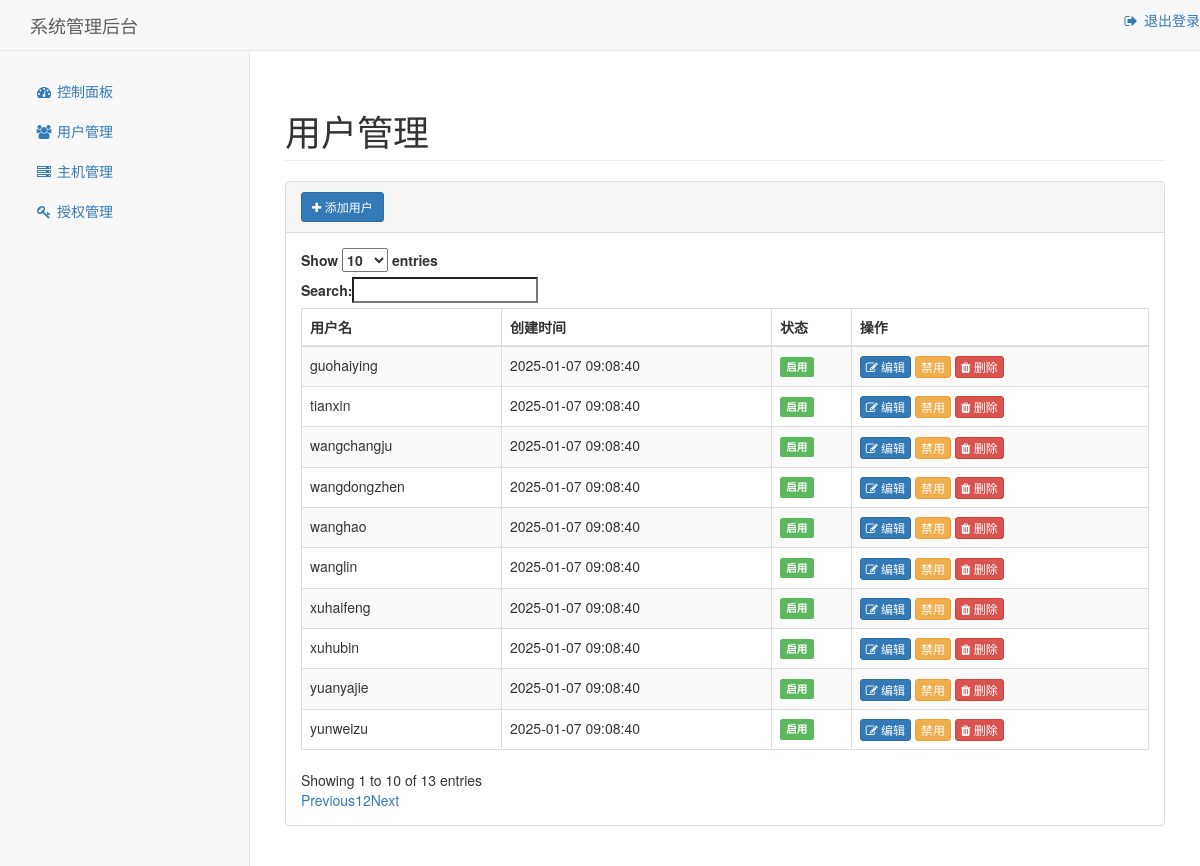
Screenshot of /admin/users (signed in) with the database file from the repository.
### tables this page shows
CREATE TABLE users
                 (username TEXT PRIMARY KEY, 
                  password TEXT, 
                  active BOOLEAN,
                  is_admin BOOLEAN DEFAULT FALSE,
                  created_at DATETIME DEFAULT CURRENT_TIMESTAMP);

### app.py (the view, shortened to what this page needs)
@app.route('/admin/users', methods=['GET', 'POST'])
@login_check
def admin_users():
    db = get_db()
    user = db.execute('SELECT is_admin FROM users WHERE username = ?',
                     (session["username"],)).fetchone()
    if not user['is_admin']:
        return redirect('/index')
    users = db.execute('''SELECT username, active, created_at
                         FROM users WHERE username != "admin"
                         ORDER BY created_at DESC''').fetchall()
    return render_template('admin/users.html', users=users)

### app.py (called while the page is built)
def get_db():
    if 'db' not in g:
        g.db = sqlite3.connect('users.db')
        g.db.row_factory = sqlite3.Row
    return g.db

def login_check(func):#登录检查装饰器
    @wraps(func)
    def wrapper(*args,**kwargs):
        username = session.get('username',None)
        if not username:
            return redirect('/')
        return func(*args,**kwargs)
    return wrapper

### templates/admin/users.html (shortened to what this page needs)
{% extends "admin/layout.html" %}
{% block content %}
<div class="row">
    <div class="col-lg-12">
        <h1 class="page-header">用户管理</h1>
        <div class="panel panel-default">
            <div class="panel-heading">
                <button type="button" class="btn btn-primary btn-sm" data-toggle="modal" data-target="#addModal">
                    <i class="fa fa-plus"></i> 添加用户
                </button>
            </div>
            <div class="panel-body">
                <div class="table-responsive">
                    <table class="table table-striped table-bordered table-hover" id="userTable">
                        <thead>
                            <tr>
                                <th>用户名</th>
                                <th>创建时间</th>
                                <th>状态</th>
                                <th>操作</th>
                            </tr>
                        </thead>
                        <tbody>
                            {% for user in users %}
                            <tr>
                                <td>{{ user.username }}</td>
                                <td>{{ user.created_at }}</td>
                                <td>
                                    <span class="label label-{{ 'success' if user.active else 'danger' }}">
                                        {{ "启用" if user.active else "禁用" }}
                                    </span>
                                </td>
                                <td>
                                    <button class="btn btn-xs btn-primary edit-user" data-id="{{ user.username }}">
                                        <i class="fa fa-edit"></i> 编辑
                                    </button>
                                    <button class="btn btn-xs btn-warning toggle-status" data-id="{{ user.username }}">
                                        {{ "禁用" if user.active else "启用" }}
                                    </button>
                                    <button class="btn btn-xs btn-danger delete-user" data-id="{{ user.username }}">
                                        <i class="fa fa-trash"></i> 删除
                                    </button>
                                </td>
                            </tr>
                            {% endfor %}
                        </tbody>
                    </table>
                </div>
            </div>
        </div>
    </div>
</div>
{% endblock %}

### templates/admin/layout.html (shortened to what this page needs)
<!DOCTYPE html>
<html>
<head>
    <link href="/static/bootstrap/css/bootstrap.min.css" rel="stylesheet">
    <link href="/static/font-awesome/css/font-awesome.min.css" rel="stylesheet">
    <link href="https://cdn.datatables.net/1.10.24/css/dataTables.bootstrap.min.css" rel="stylesheet">
</head>
<body>
    <div id="wrapper">
        <nav class="navbar navbar-default navbar-static-top" role="navigation" style="margin-bottom: 0">
            <div class="navbar-header">
                <a class="navbar-brand" href="/admin">系统管理后台</a>
            </div>
            <ul class="nav navbar-top-links navbar-right">
                <li class="dropdown">
                    <a href="/logout">
                        <i class="fa fa-sign-out fa-fw"></i> 退出登录
                    </a>
                </li>
            </ul>
            <div class="navbar-default sidebar" role="navigation">
                <div class="sidebar-nav navbar-collapse">
                    <ul class="nav" id="side-menu">
                        <li><a href="/admin"><i class="fa fa-dashboard fa-fw"></i> 控制面板</a></li>
                        <li><a href="/admin/users"><i class="fa fa-users fa-fw"></i> 用户管理</a></li>
                        <li><a href="/admin/hosts"><i class="fa fa-server fa-fw"></i> 主机管理</a></li>
                        <li><a href="/admin/permissions"><i class="fa fa-key fa-fw"></i> 授权管理</a></li>
                    </ul>
                </div>
            </div>
        </nav>
        <div id="page-wrapper">
            <div class="container-fluid">
                {% block content %}{% endblock %}
            </div>
        </div>
    </div>
</body>
</html>

### templates/admin/layout.html (style rules this page uses)
#wrapper { width:100% }
.sidebar { position:fixed;top:51px;bottom:0;left:0;width:250px;padding:20px;background-color:#f8f8f8;border-right:1px solid #e7e7e7 }
#page-wrapper { margin-left:250px;padding:20px }
.navbar-brand { padding:15px 30px }

### rows the page displays
users: username "yunweizu", created_at "2025-01-07 09:08:40", active "启用", active "禁用"
users: username "guohaiying", created_at "2025-01-07 09:08:40", active "启用", active "禁用"
users: username "wanghao", created_at "2025-01-07 09:08:40", active "启用", active "禁用"
users: username "yuanyajie", created_at "2025-01-07 09:08:40", active "启用", active "禁用"
users: username "wangdongzhen", created_at "2025-01-07 09:08:40", active "启用", active "禁用"
users: username "wanglin", created_at "2025-01-07 09:08:40", active "启用", active "禁用"
users: username "xuhaifeng", created_at "2025-01-07 09:08:40", active "启用", active "禁用"
users: username "xuhubin", created_at "2025-01-07 09:08:40", active "启用", active "禁用"
users: username "wangchangju", created_at "2025-01-07 09:08:40", active "启用", active "禁用"
users: username "tianxin", created_at "2025-01-07 09:08:40", active "启用", active "禁用"
